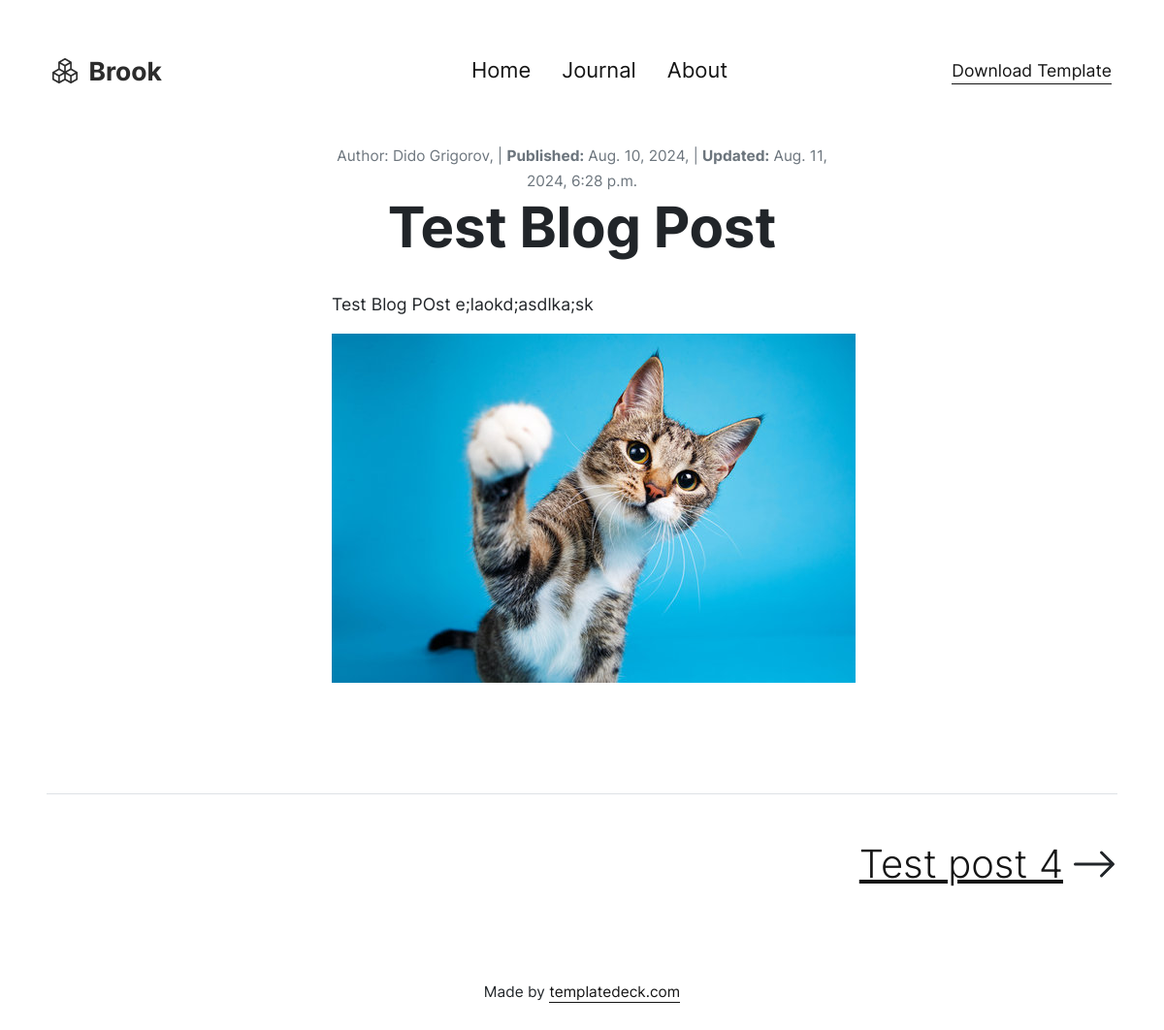
The page /test-blog-post/ on the database its author committed.
### diary/models.py (models this page shows, shortened)
class BlogPost(models.Model):
    title = models.CharField(max_length=255)
    content = RichTextUploadingField()
    date_posted = models.DateField(auto_now_add=True)
    date_updated = models.DateTimeField(auto_now=True)
    slug = models.SlugField(unique=True)
    def get_absolute_url(self):
        return reverse('single-blog', args=[self.slug])
    class Meta:
        ordering = ['-date_posted']
        verbose_name = 'Blog Post'
        verbose_name_plural = 'Blog Posts'

### diary/views.py (the view)
# urls.py: path('<slug:slug>/', SingleBlogPostView.as_view(), name='single-blog'),
class SingleBlogPostView(DetailView):
    model = BlogPost
    template_name = 'single-blog.html'
    context_object_name = 'item'
    def get_context_data(self, **kwargs):
        context = super().get_context_data(**kwargs)
        post = self.get_object()
        previous_post = BlogPost.objects.filter(date_posted__lt=post.date_posted).order_by('-date_posted').first()
        next_post = BlogPost.objects.filter(date_posted__gt=post.date_posted).order_by('date_posted').first()
        context['previous_post'] = previous_post
        context['next_post'] = next_post
        return context

### templates/single-blog.html (shortened to what this page needs)
{% load static %}
<!doctype html>
<html class="h-100" lang="en">
  <head>
  <link rel="stylesheet" href="{% static './css/theme.min.css' %}">
  </head>
  <body data-bs-spy="scroll" data-bs-target="#navScroll">
    <nav id="navScroll" class="navbar navbar-expand-lg navbar-light py-vh-3 pb-0 px-vw-5" tabindex="0">
  <div class="container-fluid">
    <a class="navbar-brand pe-4 fs-4" href="/">
  <span class="ms-1 mt-1 fw-bolder me-5">Brook</span>
</a>
    <div class="collapse navbar-collapse" id="navbarSupportedContent">
      <ul class="navbar-nav mx-auto mb-2 mb-lg-0">
      <li class="nav-item">
    <a class="nav-link fs-5" href="index.html" aria-label="The Blog Archive">
      Home
    </a>
  </li>
<li class="nav-item">
    <a class="nav-link fs-5" href="blog.html" aria-label="The Blog Archive">
      Journal
    </a>
  </li>
  <li class="nav-item">
      <a class="nav-link fs-5" href="about.html" aria-label="The Blog Archive">
        About
      </a>
    </li>
    </ul>
      <a href="https://templatedeck.com" aria-label="Download this template" class="fs-6 link-fancy">
        Download Template
      </a>
    </div>
</div>
</nav>
    <main class="container py-vh-3">
      <div class="row d-flex justify-content-center text-center">
        <div class="col-12 col-lg-10 col-xl-6">
            <small class="text-muted">Author: Dido Grigorov, | <strong>Published:</strong> {{ item.date_posted }}, | <strong>Updated:</strong> {{ item.date_updated }}</small>
          <h1 class="display-huge">{{ item.title }}</h1>
        </div>
        <div class="row d-flex justify-content-center text-start">
          <div class="col-12 col-lg-10 col-xl-6 py-vh-2">
           {{ item.content|safe }}
          </div>
        </div>
      </div>
    </main>
    <div class="container d-flex justify-content-between">
{% if next_post %}
<div class="col border-top text-end py-vh-3 d-flex align-items-center justify-content-end">
  <a href="{{ next_post.get_absolute_url }}" class="me-2 display-6">{{ next_post.title }}</a>
    <svg xmlns="http://www.w3.org/2000/svg" width="48" height="48" fill="currentColor" class="bi bi-arrow-right" viewBox="0 0 16 16">
  <path fill-rule="evenodd" d="M1 8a.5.5 0 0 1 .5-.5h11.793l-3.147-3.146a.5.5 0 0 1 .708-.708l4 4a.5.5 0 0 1 0 .708l-4 4a.5.5 0 0 1-.708-.708L13.293 8.5H1.5A.5.5 0 0 1 1 8z"/>
</svg>
</div>
{% endif %}
    </div>
    <footer>
  <div class="container text-center small py-vh-3">Made by
    <a href="https://templatedeck.com" class="link-fancy" target="_blank">templatedeck.com</a>
  </div>
</footer>
  </body>
</html>

### rows shown on the page
BlogPost: date_posted "Aug. 10, 2024", date_updated "Aug. 11, 2024, 6:28 p.m.", title "Test Blog Post", content "Test Blog POst e;laokd;asdlka;sk", content (picture)
BlogPost: title "Test post 4"
